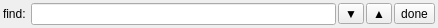
<?xml version="1.0" encoding="UTF-8"?>
<ui version="4.0">
 <class>SearchWidget</class>
 <widget class="QWidget" name="SearchWidget">
  <property name="geometry">
   <rect>
    <x>0</x>
    <y>0</y>
    <width>438</width>
    <height>28</height>
   </rect>
  </property>
  <property name="sizePolicy">
   <sizepolicy hsizetype="Preferred" vsizetype="Fixed">
    <horstretch>0</horstretch>
    <verstretch>0</verstretch>
   </sizepolicy>
  </property>
  <property name="windowTitle">
   <string>Form</string>
  </property>
  <layout class="QHBoxLayout" name="horizontalLayout">
   <property name="spacing">
    <number>2</number>
   </property>
   <property name="leftMargin">
    <number>3</number>
   </property>
   <property name="topMargin">
    <number>3</number>
   </property>
   <property name="rightMargin">
    <number>3</number>
   </property>
   <property name="bottomMargin">
    <number>3</number>
   </property>
   <item>
    <widget class="QLabel" name="lbl">
     <property name="text">
      <string>find: </string>
     </property>
    </widget>
   </item>
   <item>
    <widget class="QLineEdit" name="txt"/>
   </item>
   <item>
    <widget class="QToolButton" name="btnNext">
     <property name="text">
      <string>▼</string>
     </property>
    </widget>
   </item>
   <item>
    <widget class="QToolButton" name="btnPrev">
     <property name="text">
      <string>▲</string>
     </property>
    </widget>
   </item>
   <item>
    <widget class="QToolButton" name="btnDone">
     <property name="text">
      <string>done</string>
     </property>
    </widget>
   </item>
  </layout>
 </widget>
 <resources/>
 <connections/>
</ui>
